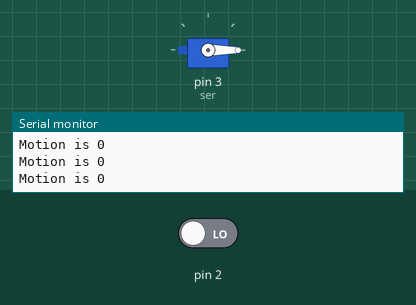
This sketch was run on a simulated Arduino Uno, built with avr-gcc and run on an emulated ATmega328P. Shown: servo, the last lines printed to the serial monitor. The test bench sets the inputs (shaded band); at power-on: pin 2 LOW.

Above: at 1.2 s.
1.3 s: pin 2 driven HIGH
At 2.4 s:
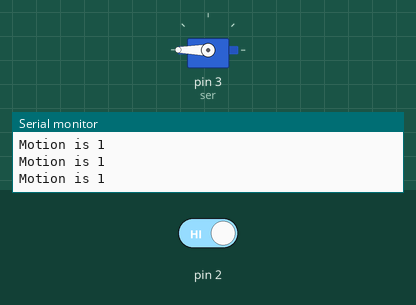
2.8 s: pin 2 driven LOW
At 3.6 s:
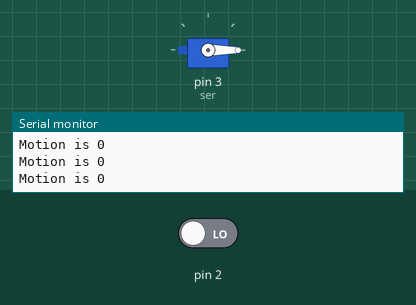
Timing chart, 0 to 5.8 s (numbered marks = the images above; inputs shaded):
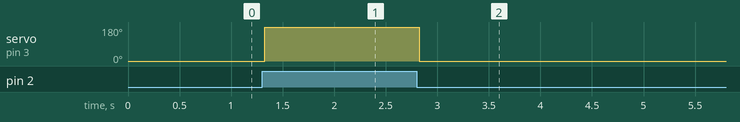

Measured:
- after the input at 1.3 s, servo on pin 3 (ser): 0° → 180° at once
- after the input at 2.8 s, servo on pin 3 (ser): 180° → 0° at once

The sketch:

smart_door1.ino
```cpp
#include<Servo.h>

Servo ser;

void setup()
{
  pinMode(2, INPUT);
  Serial.begin(9600);

  ser.attach(3);
}

void loop()
{
  boolean data = digitalRead(2);
  Serial.print("Motion is ");
  Serial.println(data);
  if(data==1)
    ser.write(180);
  else
    ser.write(0);

}
```
